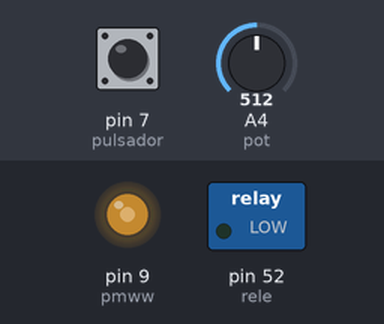
A sketch run on a simulated Arduino Mega 2560, built with avr-gcc and run on an emulated ATmega2560. Shown: switched loads named in the sketch (green lamp = pin HIGH), output pins drawn as LEDs (lit = HIGH). The inputs (shaded band) are chosen by the test bench; at power-on: A4 (pot) = 512, pin 7 (pulsador) LOW. What the sketch prints to the serial monitor is not drawn.

Above: at 1.2 s.
1.3 s: A4 (pot) set to 716
At 2.3 s:
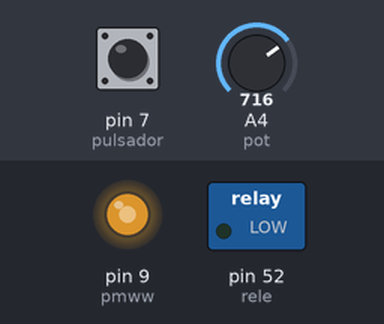
2.8 s: pin 7 (pulsador) pulled HIGH for 0.15 s
At 2.88 s:
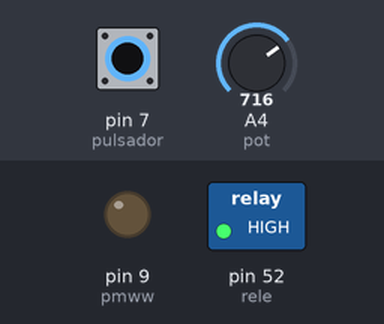
4.4 s: A4 (pot) set to 900
At 4.8 s:
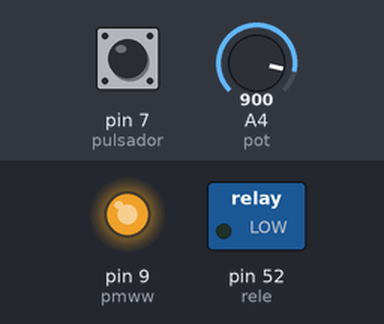
5.9 s: A4 (pot) set to 122
At 7.0 s:
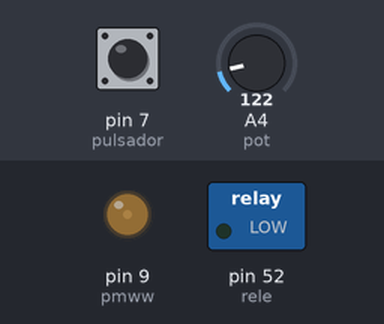
7.4 s: A4 (pot) set to 0
At 8.0 s:
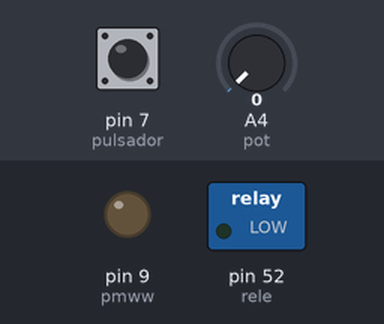
8.9 s: pin 7 (pulsador) pulled HIGH for 3.2 s
At 9.2 s:
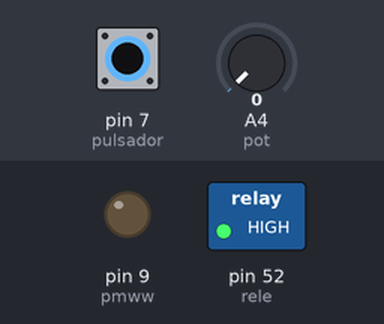
Timing chart, 0 to 13.6 s (numbered marks = the images above; inputs shaded):
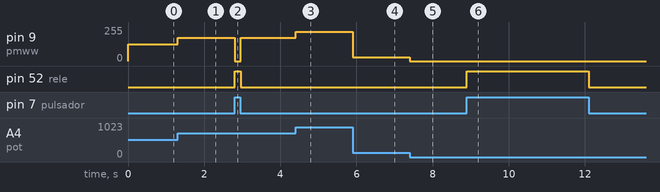

Measured:
- after the input at 1.3 s, pin 9 (pmww): 125/255 → 174/255 at once
- after the input at 2.8 s, pin 9 (pmww): 174/255 → 0/255 at once, → 174/255 0.15 s later; pin 52 (rele): LOW → HIGH at once, → LOW 0.15 s later
- after the input at 4.4 s, pin 9 (pmww): 174/255 → 219/255 at once
- after the input at 5.9 s, pin 9 (pmww): 219/255 → 29/255 at once
- after the input at 7.4 s, pin 9 (pmww): 29/255 → 0/255 at once
- after the input at 8.9 s, pin 52 (rele): LOW → HIGH at once, → LOW 3.2 s later

The sketch:

SMA.ino
```cpp
int pulsador = 7;
int rele = 52;
int val=0;
const int pot=A4;
int pmww=9;
int pmw=0;
int pot1=0;


void setup() {

  pinMode(rele, OUTPUT);
  pinMode(pmww, OUTPUT);

  pinMode(pulsador, INPUT);
  Serial.begin (9600);
}

void loop() {
  pot1=analogRead(pot);
  pmw=map(pot1,0,1023,0,250);
  val= digitalRead(pulsador);
  if (val == HIGH) {
    //  Serial.println("Encendido");
      digitalWrite(rele,val);
      analogWrite(pmww,0);
  }
  else {
      //Serial.println("Apagado");
      digitalWrite(rele,val);
      analogWrite(pmww,pmw);

//      Serial.println("Voltaje %d",pmww);

  }
  Serial.println(pmw);
  //delay(5);
}
```
